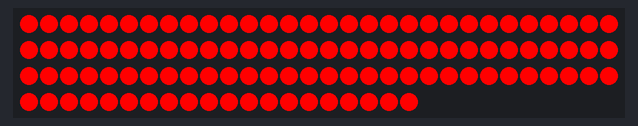
A sketch run on a simulated Arduino Uno, built with avr-gcc and run on an emulated ATmega328P. Parts: 110 RGB LEDs in strip order, left to right, continuing on the next row. Dim RGB values are drawn brighter than linear.

Above: at 0.16 s.
At 36.9 s:
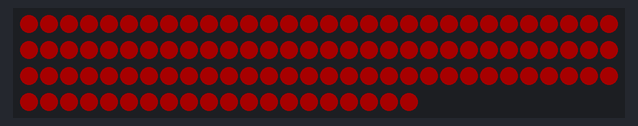

The sketch:

GlowEffect.ino
```cpp
#include <Adafruit_NeoPixel.h>
#include <avr/power.h>

#define LED            6
#define NUMPIXELS      110

Adafruit_NeoPixel pixels = Adafruit_NeoPixel(NUMPIXELS, LED, NEO_GRB + NEO_KHZ800);

void setup() {
  pixels.begin();
}

void loop() {
   for (int b=255;b>0; b--)  {
        for(int i=0;i<NUMPIXELS;i++){
          pixels.setPixelColor(i, pixels.Color(b, 0, 0));
        }
        pixels.show();
        delay(10);
    }
    delay(10);
    for (int b=0;b<255; b++)  {
        for(int i=0;i<NUMPIXELS;i++){
          pixels.setPixelColor(i, pixels.Color(b, 0, 0));
        }
        pixels.show();
        delay(10);
     }
}
```
